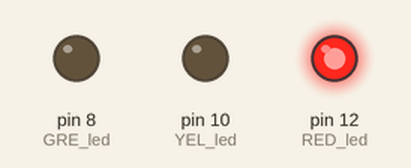
The sketch below on a simulated Arduino Uno, built with avr-gcc and run on an emulated ATmega328P. Shown: output pins drawn as LEDs (lit = HIGH).

Above: at 7.5 s.
At 17.5 s:
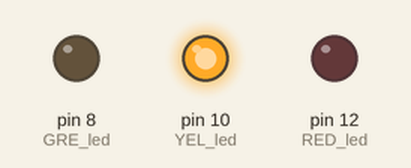
At 25.0 s:
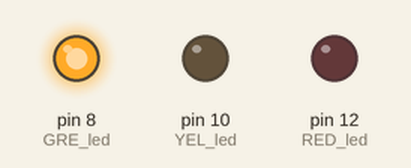
Timing chart, 0 to 39.0 s (numbered marks = the images above):
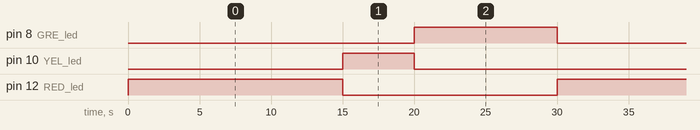

Measured:
- by itself, pin 8 (GRE_led): alternates HIGH for 10.0 s and LOW for 20.0 s
- by itself, pin 10 (YEL_led): alternates HIGH for 5.0 s and LOW for 25.0 s
- by itself, pin 12 (RED_led): alternates HIGH for 15.0 s and LOW for 15.0 s

The sketch:

Traffic_Light_LED.ino
```cpp
const int RED_led = 12;
const int YEL_led = 10;
const int GRE_led = 8;
void setup()
{
  pinMode(RED_led, OUTPUT);
  pinMode(YEL_led, OUTPUT);
  pinMode(GRE_led, OUTPUT);
}

void loop()
{
  digitalWrite(RED_led, HIGH);
  delay(15000);
  digitalWrite(RED_led, LOW);
  digitalWrite(YEL_led, HIGH);
  delay(5000);
  digitalWrite(YEL_led, LOW);
  digitalWrite(GRE_led, HIGH);
  delay(10000);
  digitalWrite(GRE_led, LOW);
}
```
